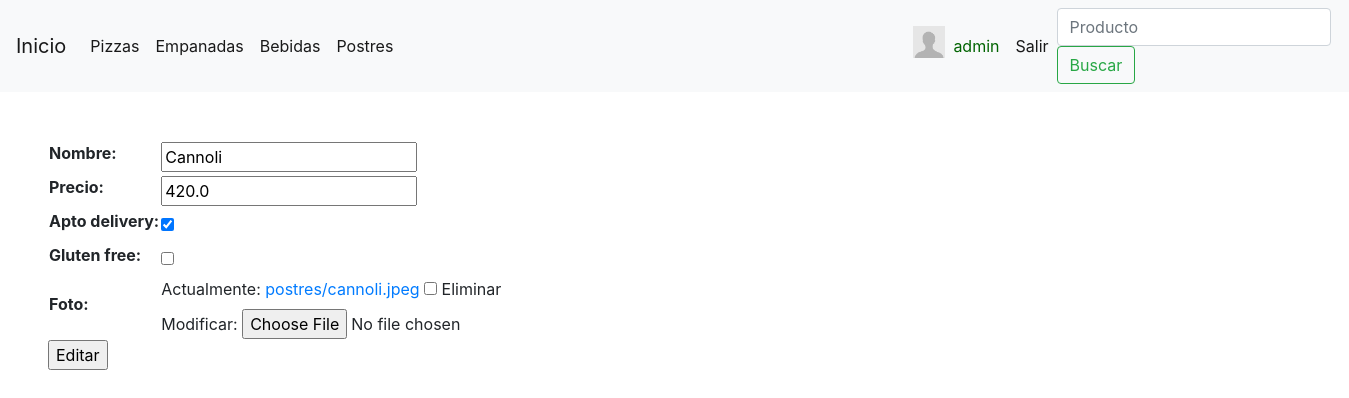
The app's page /update_postre/4/ (signed in) with its own data.
### pizza_web/models.py (models this page shows)
class postre (models.Model):
    nombre=models.CharField(max_length=30, unique=True)
    precio=models.FloatField()
    apto_delivery=models.BooleanField()
    gluten_free=models.BooleanField()
    foto =  models.ImageField(upload_to= 'postres', blank=True, null=True)

### pizza_web/views.py (the view, shortened to what this page needs)
class update_postre(UpdateView):
    model= postre
    template_name = 'update_postre.html'
    fields = '__all__'

### templates/update_postre.html (shortened to what this page needs)
{% extends 'base.html' %}
{% block contenido %}
<div class="d-flex" style="margin-top:3rem; margin-left:3rem">
    <form method="POST" enctype="multipart/form-data" >
        <table>
            {{form.as_table}}
        </table>
        <input type="submit", value="Editar">
    </form>
</div>
{% endblock %}

### templates/base.html (shortened to what this page needs)
<!DOCTYPE html>
<html lang="en">
<head>
    <link rel="stylesheet" href="https://cdn.jsdelivr.net/npm/bootstrap@4.6.1/dist/css/bootstrap.min.css"
>
</head>
<body><nav class="navbar navbar-expand-lg navbar-light bg-light">
  <a class="navbar-brand" href="/">Inicio</a>
  <div class="collapse navbar-collapse" id="navbarSupportedContent">
    <ul class="navbar-nav mr-auto">
      <li class="nav-item active">
        <a class="nav-link" href="/pizzas/">Pizzas <span class="sr-only">(current)</span></a>
      </li>
      <li class="nav-item">
        <a class="nav-link active" href="/empanadas/">Empanadas</a>
      </li>
      <li class="nav-item">
        <a class="nav-link active" href="/bebidas/">Bebidas</a>
      </li>
      <li class="nav-item" style="margin-right:32rem">
        <a class="nav-link active" href="/postres/">Postres</a>
      </li>
      {% if request.user.is_authenticated  %}
      {% if request.user.image %}
      <li class="nav-item">
        <img src='{{request.user.image.url}}' style=height:2rem>
      </li>
      {% else %}
      <li class="nav-item">
        <img src='anonimo.png' style=height:2rem  >
      </li>
      {% endif %}
      <li class="nav-item">
        <a class="nav-link active" style="color:darkgreen" href="/accounts/profile/">{{request.user.username}}</a>
      </li>
      <li class="nav-item">
        <a class="nav-link active" href="/logout/">Salir</a>
      </li>
      {% endif %}
    </ul>
  <form class="form-inline my-2 my-lg-0" action = "/buscar/" method = "GET">
      <input class="form-control mr-sm-2" type="text" placeholder="Producto" aria-label="Search" name = 'search'>
      <button class="btn btn-outline-success my-2 my-sm-0" type="submit">Buscar</button>
  </form>
  </div>
</nav>
      {% block contenido %}
      {%endblock%}
<br>
<br>
<br>
</body>
</html>

### records on screen
postre: nombre "Cannoli", precio "420.0", apto_delivery "☑"

### other values on screen
{{ request.user.username }} "admin"
